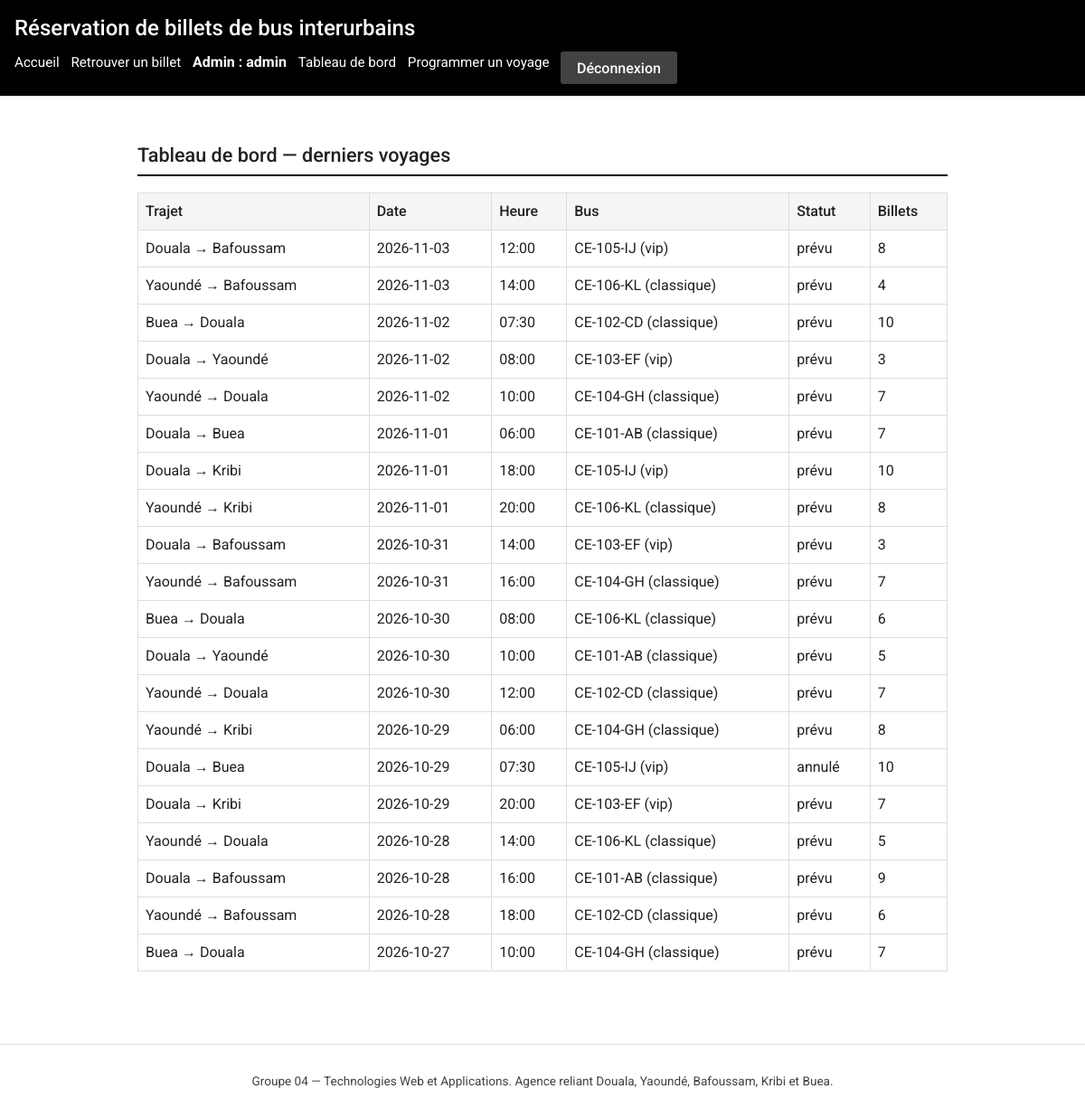
Before: /admin (signed in) with the older database file.
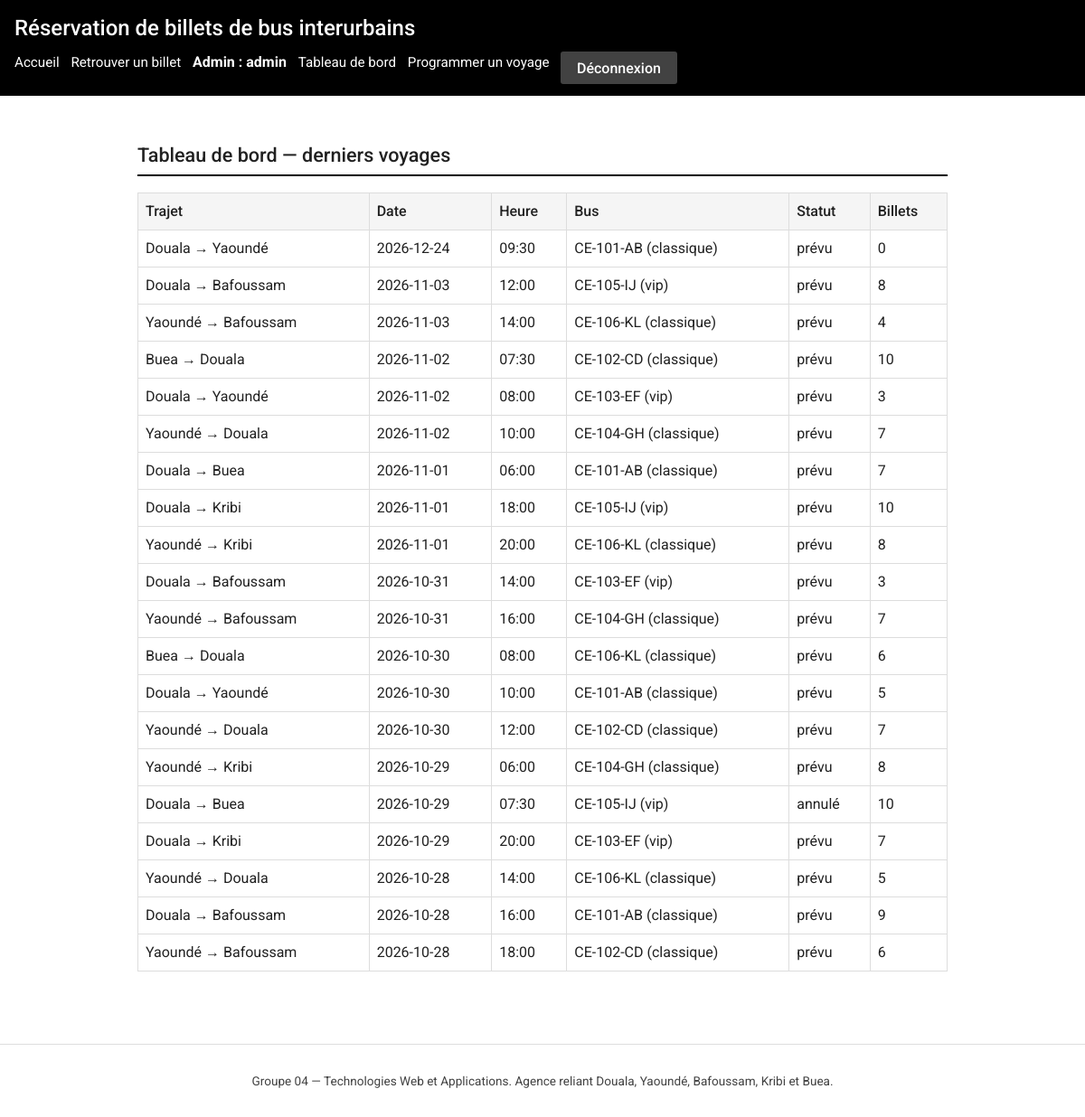
After: the same page with the newer database file.
### tables this page shows
CREATE TABLE voyages (
    id        INTEGER PRIMARY KEY AUTOINCREMENT,
    trajet_id INTEGER NOT NULL REFERENCES trajets(id),
    bus_id    INTEGER NOT NULL REFERENCES bus(id),
    date      TEXT NOT NULL,            -- format ISO AAAA-MM-JJ
    heure     TEXT NOT NULL,            -- format HH:MM
    statut    TEXT NOT NULL DEFAULT 'prévu'
              CHECK (statut IN ('prévu','parti','annulé'))
);

CREATE TABLE trajets (
    id              INTEGER PRIMARY KEY AUTOINCREMENT,
    ville_depart    TEXT NOT NULL
                    CHECK (ville_depart IN ('Douala','Yaoundé','Bafoussam','Kribi','Buea')),
    ville_arrivee   TEXT NOT NULL
                    CHECK (ville_arrivee IN ('Douala','Yaoundé','Bafoussam','Kribi','Buea')),
    duree_minutes   INTEGER NOT NULL CHECK (duree_minutes > 0),
    prix_classique  REAL NOT NULL CHECK (prix_classique > 0),
    prix_vip        REAL NOT NULL CHECK (prix_vip > 0),
    CHECK (ville_depart <> ville_arrivee)
);

CREATE TABLE bus (
    id              INTEGER PRIMARY KEY AUTOINCREMENT,
    immatriculation TEXT NOT NULL UNIQUE,
    nombre_places   INTEGER NOT NULL CHECK (nombre_places BETWEEN 1 AND 100),
    type            TEXT NOT NULL CHECK (type IN ('classique','vip'))
);

### app.py (the view)
@app.route("/admin")
@administrateur_requis
def admin_tableau():
    voyages = get_db().execute(
        """SELECT v.id, v.date, v.heure, v.statut,
                  t.ville_depart, t.ville_arrivee,
                  b.immatriculation, b.type AS type_bus,
                  (SELECT COUNT(*) FROM billets bl WHERE bl.voyage_id = v.id)
                      AS billets_vendus
           FROM voyages v
           JOIN trajets t ON t.id = v.trajet_id
           JOIN bus b ON b.id = v.bus_id
           ORDER BY v.date DESC, v.heure
           LIMIT 20"""
    ).fetchall()
    return render_template("admin/tableau.html", voyages=voyages)

### app.py (called while the page is built)
def get_db():
    if "bdd" not in g:
        g.bdd = sqlite3.connect(CHEMIN_BDD)
        g.bdd.row_factory = sqlite3.Row
        g.bdd.execute("PRAGMA foreign_keys = ON")
    return g.bdd

@app.teardown_appcontext
def fermer_bdd(exception):
    bdd = g.pop("bdd", None)
    if bdd is not None:
        bdd.close()

def administrateur_requis(vue):
    @wraps(vue)
    def enveloppe(*args, **kwargs):
        if session.get("admin_id") is None:
            flash("Accès refusé : connectez-vous à l'administration.", "erreur")
            return redirect(url_for("admin_connexion"))
        return vue(*args, **kwargs)
    return enveloppe

### templates/admin/tableau.html (shortened to what this page needs)
{% extends "admin/base_admin.html" %}
{% block contenu_admin %}
<section>
  <h2>Tableau de bord — derniers voyages</h2>
  <table>
    <thead>
      <tr>
        <th scope="col">Trajet</th>
        <th scope="col">Date</th>
        <th scope="col">Heure</th>
        <th scope="col">Bus</th>
        <th scope="col">Statut</th>
        <th scope="col">Billets</th>
      </tr>
    </thead>
    <tbody>
      {% for voyage in voyages %}
        <tr>
          <td>{{ voyage.ville_depart }} → {{ voyage.ville_arrivee }}</td>
          <td>{{ voyage.date }}</td>
          <td>{{ voyage.heure }}</td>
          <td>{{ voyage.immatriculation }} ({{ voyage.type_bus }})</td>
          <td>{{ voyage.statut }}</td>
          <td>{{ voyage.billets_vendus }}</td>
        </tr>
      {% endfor %}
    </tbody>
  </table>
</section>
{% endblock %}

### templates/admin/base_admin.html (shortened to what this page needs)
{% extends "base.html" %}
{% block liens_navigation %}
  <li><strong>Admin : {{ session.admin_nom }}</strong></li>
  <li><a href="{{ url_for('admin_tableau') }}">Tableau de bord</a></li>
  <li><a href="{{ url_for('admin_voyage_nouveau') }}">Programmer un voyage</a></li>
  <li>
    <form method="post" action="{{ url_for('admin_deconnexion') }}" style="display:inline">
      <button type="submit" class="secondary" style="margin-top:0">Déconnexion</button>
    </form>
  </li>
{% endblock %}
{% block contenu %}
  {% block contenu_admin %}{% endblock %}
{% endblock %}

### templates/base.html (shortened to what this page needs)
<!DOCTYPE html>
<html lang="fr">
<head>
  <link rel="stylesheet" href="{{ url_for('static', filename='css/style.css') }}">
</head>
<body>
  <header>
    <h1>Réservation de billets de bus interurbains</h1>
    <nav aria-label="Navigation principale">
      <ul>
        <li><a href="{{ url_for('recherche') }}">Accueil</a></li>
        <li><a href="{{ url_for('billets_formulaire') }}">Retrouver un billet</a></li>
        {% block liens_navigation %}{% endblock %}
      </ul>
    </nav>
  </header>
  <main>
    {% block contenu %}{% endblock %}
  </main>
  <footer>
    <p>Groupe 04 — Technologies Web et Applications. Agence reliant Douala, Yaoundé, Bafoussam, Kribi et Buea.</p>
  </footer>
</body>
</html>

### static/css/style.css (style rules this page uses)
:root { --fond: #ffffff; --gris-clair: #f5f5f5; --gris: #9e9e9e; --gris-fonce: #424242; --texte: #212121; --accent: #000000; --bordure: #dddddd; --rouge-erreur: #b71c1c; --vert-succes: #1b5e20; }
* { box-sizing: border-box; }
body { margin: 0; font-family: 'Roboto', 'Segoe UI', Arial, sans-serif; font-size: 16px; line-height: 1.5; color: var(--texte); background: var(--fond); }
header { background: var(--accent); color: var(--fond); padding: 0.8rem 1rem; }
header h1 { margin: 0; font-size: 1.2rem; font-weight: 500; }
nav ul { list-style: none; margin: 0.5rem 0 0; padding: 0; display: flex; flex-wrap: wrap; gap: 0.8rem; }
nav a { color: var(--fond); text-decoration: none; font-size: 0.95rem; }
main { max-width: 960px; margin: 0 auto; padding: 1rem; }
h2 { font-size: 1.15rem; font-weight: 500; border-bottom: 2px solid var(--accent); padding-bottom: 0.3rem; }
input, select, button { font-family: inherit; font-size: 1rem; }
button, .btn { display: inline-block; margin-top: 0.8rem; padding: 0.55rem 1.1rem; border: none; border-radius: 3px; background: var(--accent); color: var(--fond); text-decoration: none; cursor: pointer; font-weight: 500; }
button.secondary, .btn.secondary { background: var(--gris-fonce); }
table { width: 100%; border-collapse: collapse; margin: 1rem 0; }
th, td { border: 1px solid var(--bordure); padding: 0.5rem; text-align: left; }
th { background: var(--gris-clair); font-weight: 500; }
footer { margin-top: 2rem; padding: 1rem; text-align: center; color: var(--gris-fonce); border-top: 1px solid var(--bordure); font-size: 0.85rem; }
@media (min-width: 600px) { header h1 { font-size: 1.5rem; } }
@media (min-width: 900px) { main { padding: 2rem; } }
@media (min-width: 900px) { h2 { font-size: 1.35rem; } }

Changed rows visible on the page:
no longer on this page (row unchanged): voyages: ville_depart "Buea", ville_arrivee "Douala", date "2026-10-27", heure "10:00", immatriculation "CE-104-GH", type_bus "classique", statut "prévu", billets_vendus "7"
added voyages: ville_depart "Douala", ville_arrivee "Yaoundé", date "2026-12-24", heure "09:30", immatriculation "CE-101-AB", type_bus "classique", statut "prévu", billets_vendus "0"
